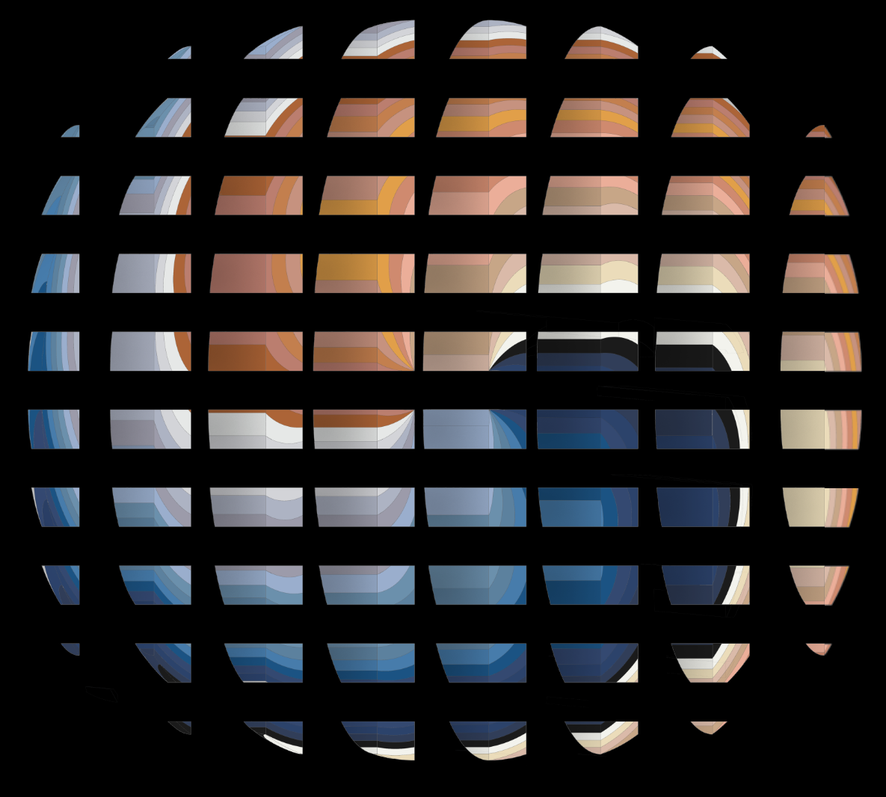
#> input picture crop.png, 886 x 797 px, shrunk from 1185 x 1066 before the run
$ jupyter execute profile_brick.ipynb
#> lines starting #> are read from the running program, lines starting #| are printed output that depends on the picture; after the words box and inside, x2 and y2 are one past the last pixel; in counts of white or black regions, pixels touching at a corner belong together
# generate brick profile

## visualize the cutlines

[cell 1]
import matplotlib.pyplot as plt
from PIL import Image
import numpy as np
from skimage.color import rgba2rgb


def visualize_grid(img_array, x_percent, y_percent):
    img_width, img_height = img_array.shape[1], img_array.shape[0]
    x_positions = [int(img_width * (p / 100.0)) for p in x_percent]
    y_positions = [int(img_height * (p / 100.0)) for p in y_percent]

    fig, ax = plt.subplots(figsize=(10, 8))
    ax.imshow(img_array)
    for x in x_positions:
        ax.axvline(x, color='r', linestyle='--', linewidth=1)
    for y in y_positions:
        ax.axhline(y, color='r', linestyle='--', linewidth=1)

    ax.axis('off')
    plt.show()


# Load the image
image_path = 'crop.png'  # Replace with your image path
image = Image.open(image_path)
#> image is the input picture: PIL image 886x797 RGBA; mean R, G, B, A 39.8, 37.4, 37.4, 255
image_array = np.array(image)
if image_array.shape[2] == 4:
    image_array = rgba2rgb(image_array)

# Define the percentages for x and y as provided
x_percent = [10, 22, 35, 47, 60, 73, 85]
y_percent = [10, 20, 30, 40, 50, 60, 70, 80, 88]

# Visualize the grid on the image
visualize_grid(image_array, x_percent, y_percent)
#> in visualize_grid, `plt.show()`:
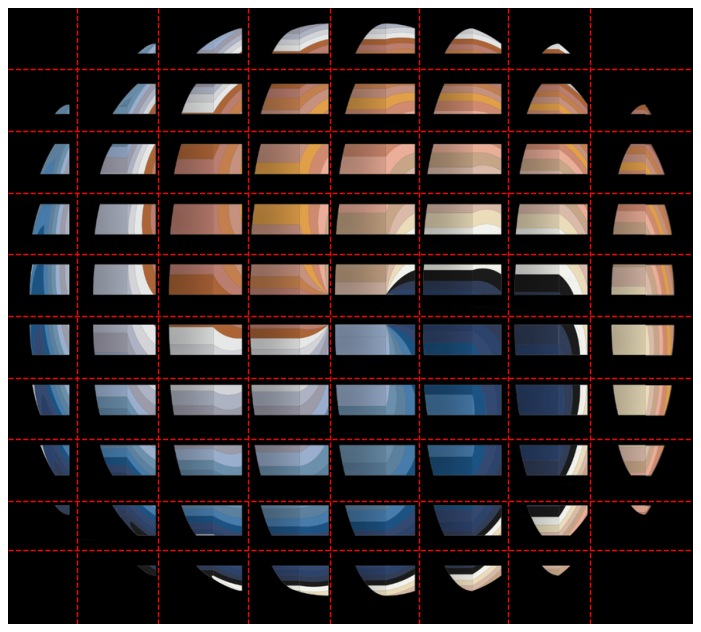
#> figure drawn by matplotlib, 1 panel

## Divide and organize into cells

[cell 2]
# Function to generate label based on row and column index
def generate_label(row, col):
    return f"{chr(97 + col)}{row + 1}"


# Function to divide the image into cells
def divide_into_cells(img, x_pct, y_pct):
    img_width, img_height = img.size
    x_bounds = [0] + [int(img_width * (p / 100.0)) for p in x_pct] + [img_width]
    y_bounds = [0] + [int(img_height * (p / 100.0)) for p in y_pct] + [img_height]

    cells = {}
    for i in range(len(y_bounds) - 1):
        for j in range(len(x_bounds) - 1):
            cell = img.crop((x_bounds[j], y_bounds[i], x_bounds[j + 1], y_bounds[i + 1]))
            label = generate_label(i, j)
            cells[label] = np.array(cell)

    return cells


cells = divide_into_cells(image, x_percent, y_percent)
#> after the loop in divide_into_cells, `for i in range(len(y_bounds) - 1):`: cells = 80 items
#> cells = 80 items

## Obtain color from each cell

### Approach 1: Edge Detection

[cell 3]
from skimage.feature import canny
from skimage.color import rgb2gray, rgba2rgb
from skimage.morphology import closing, square


# Function to perform edge detection with morphological closing
def detect_edges_with_closing(
    img_array, sigma=3, low_threshold=0.005, high_threshold=0.01, square_size=2
):
    if img_array.shape[2] == 4:
        img_array = rgba2rgb(img_array)

    gray_img = rgb2gray(img_array)
    edges = canny(
        gray_img,
        sigma=sigma,
        low_threshold=low_threshold,
        high_threshold=high_threshold,
    )
    closed_edges = closing(edges, square(square_size))

    closed_edge_img = np.zeros(img_array.shape)
    closed_edge_img[closed_edges] = [1, 0, 0]  # Red edges
    overlay_img = img_array.copy()
    overlay_img[closed_edges] = [1, 0, 0]  # Red edges on original

    return closed_edge_img, overlay_img


# Select a cell to perform edge detection, for example 'e1'
cell_label = "f2"  # Replace with the cell label you want to analyze
closed_edge_img, overlay_closed_img = detect_edges_with_closing(cells[cell_label])
#> in detect_edges_with_closing, `gray_img = rgb2gray(img_array)`:
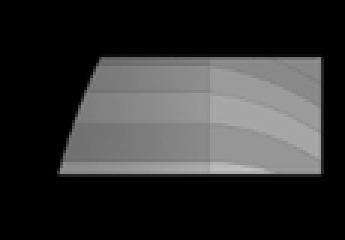
#> gray_img: shape (80, 115) float64 (shown 3 times larger); min 0, max 0.753, mean 0.193
#> in detect_edges_with_closing, `edges = canny( gray_img, sigma=sigma, low_threshold=low_threshold, hig..`:
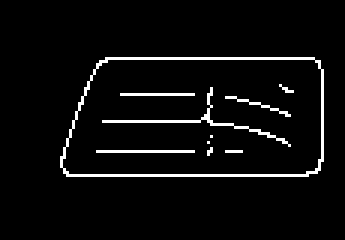
#> edges: shape (80, 115) bool (shown 3 times larger); 4.6% white in thin lines or dots, all inside (x1, y1, x2, y2) = (20, 19, 108, 59)
#> in detect_edges_with_closing, `overlay_img[closed_edges] = [1, 0, 0]`:
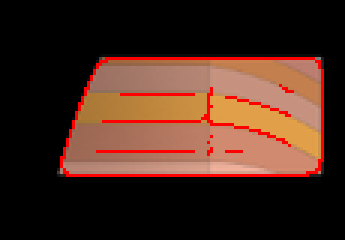
#> overlay_img: shape (80, 115, 3) float64 (shown 3 times larger); mean of channels 0, 1, 2 0.278, 0.163, 0.118; drawn as R, G, B

# Display the results
fig, axes = plt.subplots(1, 3, figsize=(12, 4))
axes[0].imshow(cells[cell_label])
axes[0].set_title(f"Original Cell {cell_label}")
axes[0].axis("off")

axes[1].imshow(closed_edge_img)
axes[1].set_title("Closed Edges")
axes[1].axis("off")

axes[2].imshow(overlay_closed_img)
axes[2].set_title("Overlay of Closed Edges")
axes[2].axis("off")

plt.tight_layout()
plt.show()

### Approach 2: K-mean Color Clustering

[cell 4]
from sklearn.utils import shuffle
from sklearn.cluster import KMeans


def k_cluster(cell_img_array, n_clusters=10, n_samples=100, black_threshold=30):
    """
    Perform color clustering within a cell ignoring black or near-black pixels.

    Parameters:
    - cell_img_array: The array representation of the cell image.
    - n_clusters: The number of clusters to form.
    - n_samples: The number of pixels to sample for clustering to speed up the process.
    - black_threshold: The sum of RGB values below which a pixel is considered black or near-black.

    Returns:
    - A list of the cluster center colors.
    - An image showing the clustered cell.
    """
    # Check if the image has an alpha channel; if so, remove it
    if cell_img_array.shape[2] == 4:
        cell_img_array = cell_img_array[:, :, :3]

    # Flatten the image array and remove black/near-black pixels
    pixels = cell_img_array.reshape((-1, 3))
    non_black_pixels = pixels[np.sum(pixels, axis=1) > black_threshold]

    # If there are not enough pixels for the sample, reduce n_samples or use all pixels
    n_samples = min(n_samples, non_black_pixels.shape[0])

    # Randomly sample a subset of pixels for KMeans to speed up the process
    pixels_sample = shuffle(non_black_pixels, random_state=0)[:n_samples]

    # Fit the KMeans model to the sampled pixels
    kmeans = KMeans(n_clusters=n_clusters, random_state=0).fit(pixels_sample)

    # Predict the cluster for all non-black pixels
    labels = kmeans.predict(non_black_pixels)

    # Create an image to visualize the clusters
    cluster_img = np.zeros_like(cell_img_array)
    for label, pixel in zip(labels, non_black_pixels):
        cluster_img[np.all(cell_img_array == pixel, axis=-1)] = kmeans.cluster_centers_[
            label
        ]

    # Extract the cluster center colors
    cluster_colors = kmeans.cluster_centers_.astype(int)

    return cluster_colors, cluster_img


# Test the function with one of the cells, let's say 'e1'
cell_name = "e5"
cluster_colors, cluster_image = k_cluster(cells[cell_name])
#> in k_cluster, `cell_img_array = cell_img_array[:, :, :3]`:
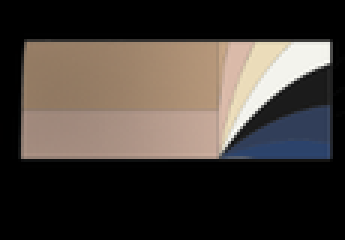
#> cell_img_array: shape (80, 115, 3) (shown 3 times larger); mean of channels 0, 1, 2 67.9, 60.6, 55.1; drawn as R, G, B
#> in k_cluster, `pixels_sample = shuffle(non_black_pixels, random_state=0)[:n_samples]`: pixels_sample = 100 rows, first 8: [31, 31, 31], [148, 124, 100], [161, 137, 125], [59, 57, 55], [182, 151, 123], [243, 243, 237], [149, 124, 100], [174, 145, 117]
#> in k_cluster, `labels = kmeans.predict(non_black_pixels)`: labels = 4270 values, max 9 at index 166, min 0 at index 1, mean 4.36
#> the loop in k_cluster, `for label, pixel in zip(labels, non_black_pixels):` made 4270 passes
#> (label, pixel) on passes 1 to 3: (5, [37, 36, 34]), (0, [53, 51, 49]), (0, [52, 50, 48])
#> in k_cluster, `cluster_colors = kmeans.cluster_centers_.astype(int)`: cluster_colors = [[59, 57, 55], [191, 164, 148], [242, 242, 235], [148, 124, 101], [166, 140, 119], [23, 23, 24], [50, 67, 99], [233, 219, 186], [215, 185, 167], [176, 151, 135]]

# Display the original cell and the clustered cell
fig, (ax1, ax2) = plt.subplots(1, 2, figsize=(8, 4))
ax1.imshow(cells[cell_name])
ax1.set_title(f"Original Cell {cell_name}")
ax1.axis("off")

ax2.imshow(cluster_image)
ax2.set_title(f"Clustered Cell {cell_name}")
ax2.axis("off")

plt.tight_layout()
plt.show()
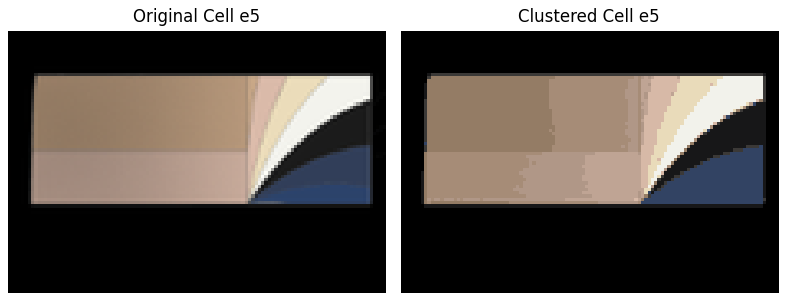
#> figure drawn by matplotlib, 2 panels

# Output the list of cluster colors for cell 'e1'
cluster_colors.tolist()
#> Out has the same summary as cluster_colors in k_cluster

### Approach 3: DBSCAN Clustering

[cell 5]
from sklearn.cluster import DBSCAN
from skimage.color import rgb2lab
import numpy as np
import matplotlib.pyplot as plt


def find_color_blocks_dbscan(img_array, eps=4, min_samples=10) -> tuple[np.ndarray, int]:
    """
    Detect color blocks in an image using DBSCAN clustering.

    Parameters:
    - image_array: Numpy array of the image.
    - eps: The maximum distance between two samples for one to be considered as in the neighborhood of the other.
    - min_samples: The number of samples in a neighborhood for a point to be considered as a core point.

    Returns:
    - Annotated image showing different color blocks.
    - Number of detected color blocks.
    """
    # Check if the image has an alpha channel; if so, remove it
    if img_array.shape[2] == 4:
        img_array = img_array[:, :, :3]  # Correctly remove the alpha channel

    # Convert the image to Lab color space for better color difference measurement
    lab_image = rgb2lab(img_array)

    # Prepare data for clustering (combining color and spatial information)
    rows, cols, _ = lab_image.shape
    X = np.c_[lab_image.reshape((-1, 3)), np.indices((rows, cols)).reshape((2, -1)).T]

    # Apply DBSCAN
    dbscan = DBSCAN(eps=eps, min_samples=min_samples, metric='euclidean')
    labels = dbscan.fit_predict(X)

    # Count unique labels to get the number of color blocks (excluding noise)
    n_clusters = len(set(labels)) - (1 if -1 in labels else 0)

    # Create an annotated image to visualize the clusters
    annotated_image = np.zeros_like(img_array)
    for label in set(labels):
        if label != -1:  # Ignore noise
            points = labels == label
            annotated_image[points.reshape(rows, cols)] = np.mean(img_array[points.reshape(rows, cols)], axis=0)
    print(f"Detected {n_clusters} color blocks.")
    return annotated_image, n_clusters


# Example usage with a cell from the cells dictionary
cell_name = 'e4'
cell_image_array = cells[cell_name]
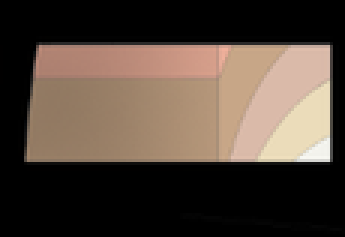
#> cell_image_array: shape (79, 115, 4) (shown 3 times larger); mean of channels 0, 1, 2, 3 80.3, 67.2, 57.2, 255; drawn as R, G, B

annotated_cell_image, n_color_blocks = find_color_blocks_dbscan(cell_image_array)
#> in find_color_blocks_dbscan, `lab_image = rgb2lab(img_array)`: lab_image: shape (79, 115, 3) float64; mean of channels 0, 1, 2 28.6, 3.4, 7.1
#> in find_color_blocks_dbscan, `labels = dbscan.fit_predict(X)`: labels = 9085 values, max 7 at index 5399, min -1 at index 1622, mean 1.55
#> in find_color_blocks_dbscan, `n_clusters = len(set(labels)) - (1 if -1 in labels else 0)`: n_clusters = 8
#> the loop in find_color_blocks_dbscan, `for label in set(labels):` made 9 passes
#> label on pass 9: -1
#> after the loop in find_color_blocks_dbscan, `for label in set(labels):`:
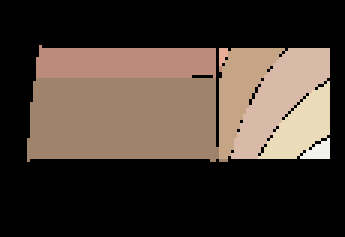
#> annotated_image: shape (79, 115, 3) (shown 3 times larger); mean of channels 0, 1, 2 73, 60.8, 51.5; drawn as R, G, B
#| Detected 8 color blocks.
#> n_color_blocks = 8

# Display the original cell and the annotated cell
fig, (ax1, ax2) = plt.subplots(1, 2, figsize=(8, 4))
ax1.imshow(cells[cell_name])
ax1.set_title(f'Original Cell {cell_name}')
ax1.axis('off')

ax2.imshow(annotated_cell_image)
ax2.set_title(f'Annotated Cell {cell_name}\nDetected Blocks: {n_color_blocks}')
ax2.axis('off')

## Final result

[cell 6]
from matplotlib.patches import Rectangle
import os

DEBUG = False


def plot_brickwall(color_params: list[tuple[int, int, int]], title="profile"):
    # Initial
    single_brick_width = 1
    single_brick_height = 2
    current_x = -single_brick_width / 2
    current_height = 0

    if color_params is None or len(color_params) == 0:
        print(f"No color parameters found for {title}")
        return

    fig, ax = plt.subplots()
    print(f"Plotting {title} brick wall")
    # remove black color
    min_x, min_y, min_z = 0, 0, 0
    max_x, max_y, max_z = 255, 255, 255
    clean_color_params = []
    for color in color_params:
        x, y, z = color
        if sum(color) < 30:
            continue
        if min_x > x:
            min_x = x
        if min_y > y:
            min_y = y
        if min_z > z:
            min_z = z
        if max_x < x:
            max_x = x
        if max_y < y:
            max_y = y
        if max_z < z:
            max_z = z
        clean_color_params.append(color)

    # Calculate the median z value
    median_z = np.median([z for _, _, z in clean_color_params])

    # Loop through the bricks
    for params in clean_color_params:
        # Unpack the tuple
        x, y, z = params
        # Decorate the plot with the brick parameters
        offset = (x - min_x) / (max_x - min_x) * (2 / 3)
        thickness = 1
        direction = 1 if z < median_z else -1

        if DEBUG:
            print("offset, thickness, direction")
            print(f"{offset:.1f}, {thickness:.1f}, {direction:.1f}")

        # Initialize figure and axis

        # Draw each brick
        for _ in range(int(thickness)):
            ax.add_patch(
                Rectangle(
                    (current_x, current_height),
                    single_brick_width,
                    single_brick_height,
                    facecolor="brown",
                    edgecolor="black",
                )
            )
            current_height += single_brick_height
        # Update the current position for the next brick
        current_x += offset * direction

    # Set labels and title
    ax.set_xlabel("X")
    ax.set_ylabel("Height")
    ax.set_title(title)
    # scale the plot as show all
    ax.autoscale_view()
    plt.axis("equal")
    # remove

    # Show the plot
    plt.show()
    # save plot to file, create output folder if not exists
    if not DEBUG:
        if not os.path.exists('output'):
            os.makedirs('output')
        print(f"Saving plot to output/{title}.png)")
        fig.savefig(f'output/{title}.png')

    plt.close(fig)


# Assuming cells is a dictionary with cell labels as keys and cell image arrays as values
# Assuming find_color_blocks is defined as provided earlier

def extract_unique_colors(annotated_image):
    """Extract unique RGB colors from the annotated image."""
    flattened_colors = annotated_image.reshape((-1, 3))
    unique_colors_array = np.unique(flattened_colors, axis=0)
    unique_colors_list = [tuple(color) for color in unique_colors_array if np.any(color != [0, 0, 0])]  # Exclude black
    return unique_colors_list


def custom_graph_function(unique_colors, cell_label):
    """A custom function to graph or process the unique colors of a cell."""
    # Example: Simply print the unique colors for each cell
    print(f"Cell {cell_label} has unique colors: {len(unique_colors)}")
    # You can replace this with your actual graphing or processing code


# Loop through each cell in the cells dictionary
for cell_label, cell_image_array in cells.items():
    # Run find_color_blocks on the cell image array
    annotated_cell_image, n_color_blocks = find_color_blocks_dbscan(cell_image_array)

    # Extract the unique RGB colors from the annotated image
    unique_colors = extract_unique_colors(annotated_cell_image)

    # Pass the unique colors to the custom function for further processing
    plot_brickwall(unique_colors, cell_label)
#> this loop made 80 passes
#> (cell_label, rows in find_color_blocks_dbscan, cols in find_color_blocks_dbscan, n_clusters in find_color_blocks_dbscan, n_color_blocks, median_z in plot_brickwall) on passes 3, 4, 5, 6, 10, 11, 12, 13, 14, 15, 17, 18: ('c1', 79, 116, 6, 6, 198), ('d1', 79, 106, 5, 5, 145), ('e1', 79, 115, 8, 8, 78), ('f1', 79, 115, 5, 5, 86.5), ('b2', 80, 106, 6, 6, 179), ('c2', 80, 116, 7, 7, 128.5), ('d2', 80, 106, 11, 11, 77), ('e2', 80, 115, 8, 8, 104), ('f2', 80, 115, 11, 11, 110.5), ('g2', 80, 107, 11, 11, 85), ('a3', 80, 88, 5, 5, 169.5), ('b3', 80, 106, 7, 7, 156.5)
#> cell_label on passes 42 to 47: 'b6', 'c6', 'd6', 'e6', 'f6', 'g6'
#> (printed output is left out)
#> pass 2, in find_color_blocks_dbscan (call 3), `img_array = img_array[:, :, :3]`:
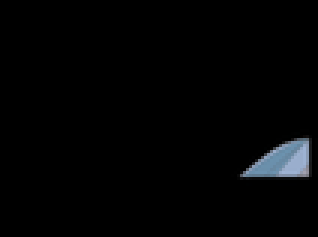
#> img_array: shape (79, 106, 3) (shown 3 times larger); mean of channels 0, 1, 2 3, 3.6, 4.2; drawn as R, G, B
#> pass 2, in plot_brickwall (call 2), `plt.show()`:
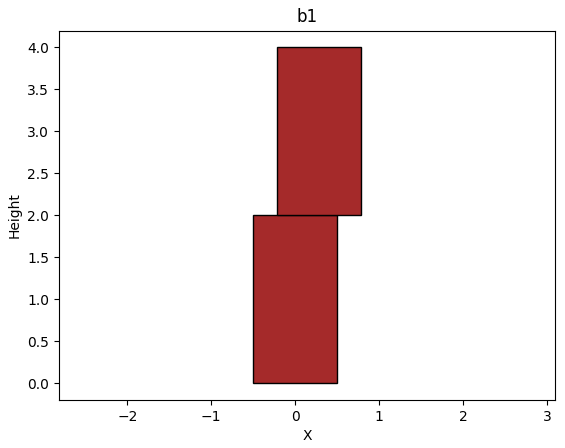
#> figure drawn by matplotlib, 1 panel
#> after the loop: annotated_cell_image: shape (96, 133, 3); every value is 0
